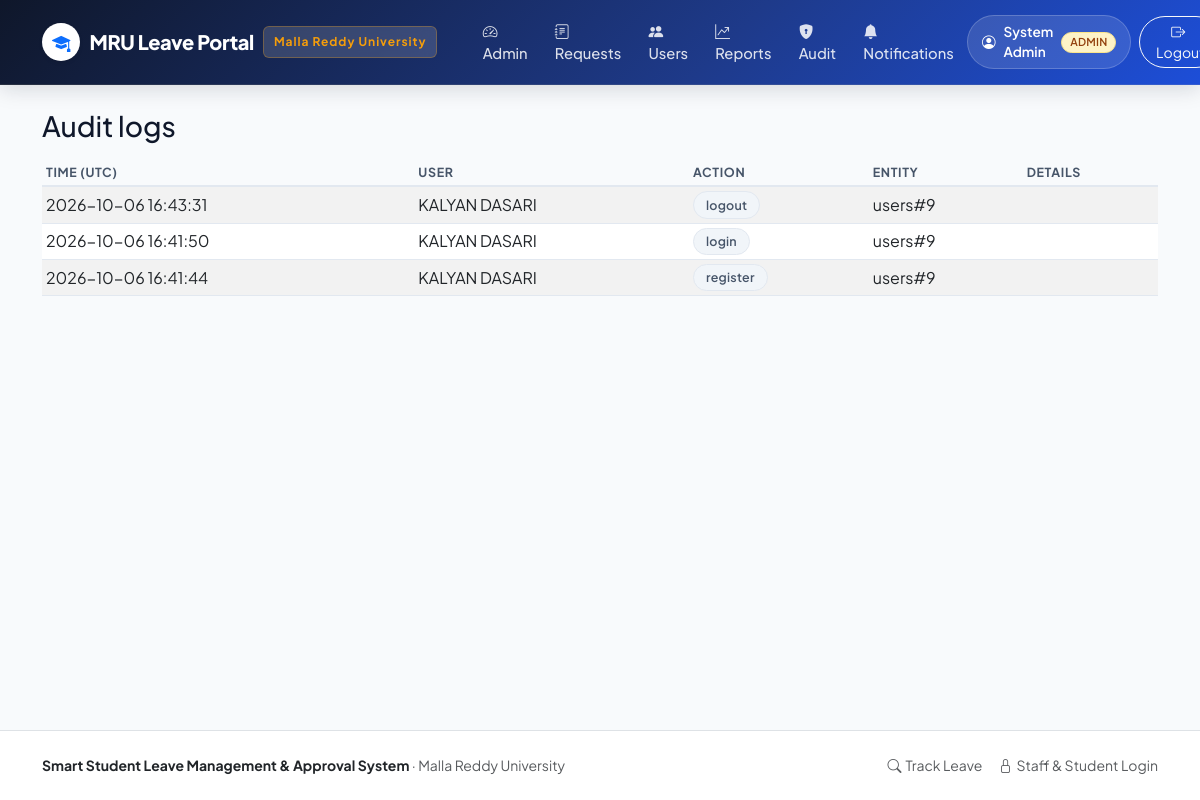
Before: /admin/audit (signed in) with the older database file.
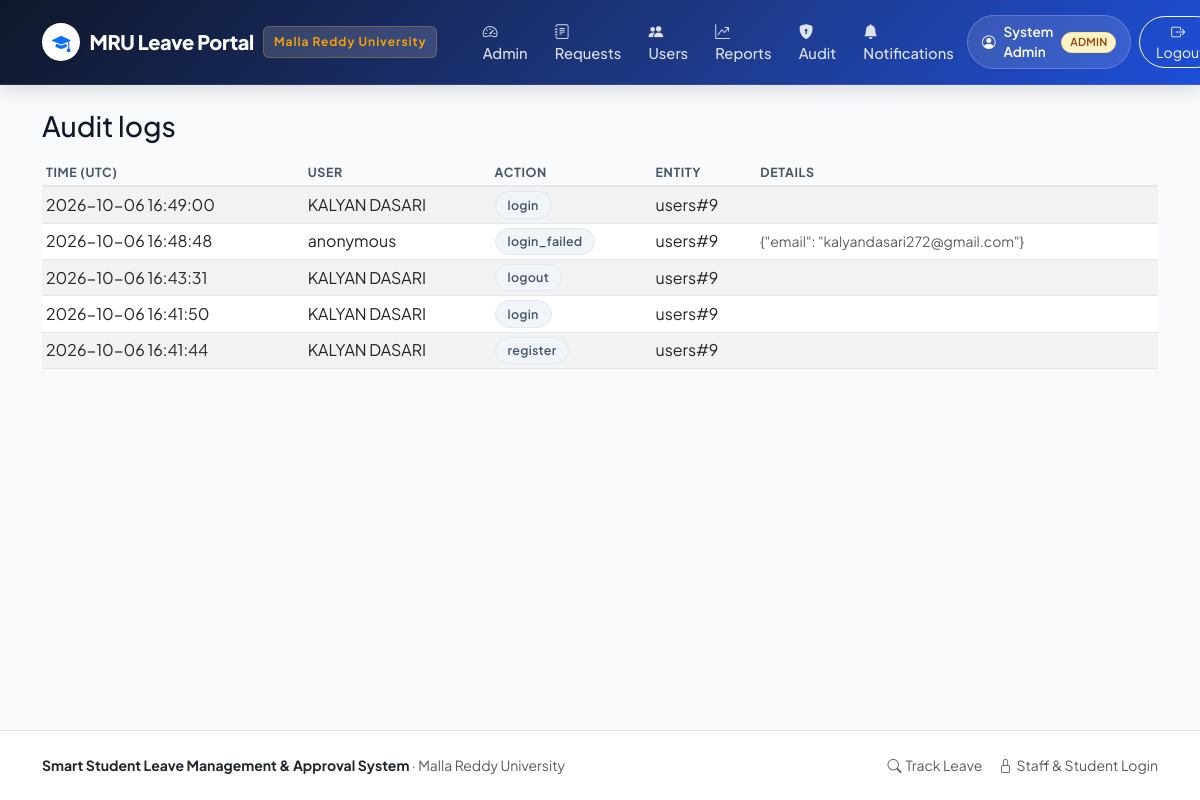
After: the same page with the newer database file.
### tables this page shows
CREATE TABLE users (
    id INTEGER PRIMARY KEY AUTOINCREMENT,
    name TEXT NOT NULL,
    roll_no TEXT,
    email TEXT NOT NULL COLLATE NOCASE UNIQUE,
    password_hash TEXT NOT NULL,
    role TEXT NOT NULL CHECK (role IN ('student', 'faculty', 'hod', 'admin')),
    department_id INTEGER REFERENCES departments(id),
    branch_id INTEGER REFERENCES branches(id),
    active INTEGER NOT NULL DEFAULT 1,
    created_at TEXT NOT NULL
);

CREATE TABLE audit_logs (
    id INTEGER PRIMARY KEY AUTOINCREMENT,
    user_id INTEGER REFERENCES users(id),
    action TEXT NOT NULL,
    entity TEXT,
    entity_id INTEGER,
    details TEXT NOT NULL DEFAULT '',
    created_at TEXT NOT NULL
);

### leave_management/admin_views.py (the view)
@bp.route("/audit")
@roles_required("admin")
def audit_logs():
    page = page_number(request.args.get("page"))
    per_page = 25
    total = query("SELECT COUNT(*) AS n FROM audit_logs", one=True)["n"]
    rows = query(
        """SELECT a.*, u.name AS user_name, u.email AS user_email
           FROM audit_logs a LEFT JOIN users u ON u.id = a.user_id
           ORDER BY a.created_at DESC, a.id DESC LIMIT ? OFFSET ?""",
        (per_page, (page - 1) * per_page),
    )
    return render_template("admin/audit.html", logs=rows, page=page, total=total, per_page=per_page)

### leave_management/db.py (called while the page is built)
def get_db() -> sqlite3.Connection:
    if "db" not in g:
        g.db = sqlite3.connect(current_app.config["DATABASE"])
        g.db.row_factory = sqlite3.Row
        g.db.execute("PRAGMA foreign_keys = ON")
    return g.db

def query(sql: str, args=(), one: bool = False):
    cur = get_db().execute(sql, args)
    rows = cur.fetchall()
    cur.close()
    if one:
        return rows[0] if rows else None
    return rows

### leave_management/notify.py (called while the page is built)
def unread_count(user_id) -> int:
    row = query(
        "SELECT COUNT(*) AS n FROM notifications WHERE recipient_id = ? AND is_read = 0 AND channel = 'in_app'",
        (user_id,),
        one=True,
    )
    return row["n"] if row else 0

### leave_management/security.py (called while the page is built)
def load_user():
    user_id = session.get("user_id")
    g.user = None
    if user_id:
        g.user = query(
            """SELECT u.*, d.name AS department_name, b.name AS branch_name
               FROM users u
               LEFT JOIN departments d ON d.id = u.department_id
               LEFT JOIN branches b ON b.id = u.branch_id
               WHERE u.id = ? AND u.active = 1""",
            (user_id,),
            one=True,
        )
        if g.user is None:
            session.pop("user_id", None)

def roles_required(*roles):
    def decorator(view):
        @wraps(view)
        def wrapper(*args, **kwargs):
            if g.user is None:
                flash("Please sign in to continue.", "warning")
                return redirect(url_for("auth.login", next=request.path))
            if g.user["role"] not in roles:
                abort(403)
            return view(*args, **kwargs)
        return wrapper
    return decorator

### leave_management/validators.py (called while the page is built)
def page_number(raw, default=1) -> int:
    try:
        return max(int(raw or default), 1)
    except (TypeError, ValueError):
        return default

### templates/admin/audit.html (shortened to what this page needs)
{% extends "base.html" %}
{% from "_macros.html" import pager %}
{% block content %}
<h3 class="mb-3">Audit logs</h3>
{% if not logs %}
<div class="alert alert-light border text-center py-5 text-muted">No audit entries recorded yet.</div>
{% else %}
<div class="table-responsive">
  <table class="table table-sm table-striped align-middle">
    <thead class="table-light"><tr><th>Time (UTC)</th><th>User</th><th>Action</th><th>Entity</th><th>Details</th></tr></thead>
    <tbody>
      {% for l in logs %}
      <tr>
        <td class="text-nowrap">{{ l.created_at }}</td>
        <td>{{ l.user_name or 'anonymous' }}</td>
        <td><span class="badge bg-secondary">{{ l.action }}</span></td>
        <td>{{ l.entity or '-' }}{% if l.entity_id %}#{{ l.entity_id }}{% endif %}</td>
        <td class="small text-muted">{{ l.details }}</td>
      </tr>
      {% endfor %}
    </tbody>
  </table>
</div>
{% endif %}
{% endblock %}

### templates/base.html (shortened to what this page needs)
<!DOCTYPE html>
<html lang="en">
<head>
  <link href="https://cdn.jsdelivr.net/npm/bootstrap@5.3.0/dist/css/bootstrap.min.css" rel="stylesheet">
  <link href="https://cdn.jsdelivr.net/npm/bootstrap-icons@1.11.3/font/bootstrap-icons.min.css" rel="stylesheet">
  <link href="{{ url_for('static', filename='styles.css') }}" rel="stylesheet">
</head>
<body>
<nav class="navbar navbar-expand-lg mru-navbar no-print">
  <div class="container">
    <a class="navbar-brand mru-brand-title" href="{{ url_for('main.dashboard') }}">
      <span class="d-inline-flex align-items-center justify-content-center bg-white text-primary rounded-circle shadow-sm" style="width: 38px; height: 38px; font-size: 1.15rem;">
        <i class="bi bi-mortarboard-fill"></i>
      </span>
      <span>MRU Leave Portal</span>
      <span class="mru-brand-badge d-none d-sm-inline-block">Malla Reddy University</span>
    </a>
    <div class="collapse navbar-collapse" id="nav">
      <ul class="navbar-nav me-auto ps-lg-3">
        {% if current_user %}
          {% if current_user.role == 'student' %}
            <li class="nav-item"><a class="nav-link" href="{{ url_for('student.dashboard') }}"><i class="bi bi-grid-fill me-1"></i> Dashboard</a></li>
            <li class="nav-item"><a class="nav-link" href="{{ url_for('student.new_request') }}"><i class="bi bi-file-earmark-plus-fill me-1"></i> Apply for Leave</a></li>
            <li class="nav-item"><a class="nav-link" href="{{ url_for('student.balances') }}"><i class="bi bi-clock-history me-1"></i> Leave Balance</a></li>
          {% elif current_user.role in ('faculty', 'hod') %}
            <li class="nav-item"><a class="nav-link" href="{{ url_for('review.dashboard') }}"><i class="bi bi-clipboard-check-fill me-1"></i> Review Queue</a></li>
          {% elif current_user.role == 'admin' %}
            <li class="nav-item"><a class="nav-link" href="{{ url_for('admin.dashboard') }}"><i class="bi bi-speedometer2 me-1"></i> Admin</a></li>
            <li class="nav-item"><a class="nav-link" href="{{ url_for('review.dashboard') }}"><i class="bi bi-journal-text me-1"></i> Requests</a></li>
            <li class="nav-item"><a class="nav-link" href="{{ url_for('admin.users') }}"><i class="bi bi-people-fill me-1"></i> Users</a></li>
            <li class="nav-item"><a class="nav-link" href="{{ url_for('admin.reports') }}"><i class="bi bi-graph-up-arrow me-1"></i> Reports</a></li>
            <li class="nav-item"><a class="nav-link" href="{{ url_for('admin.audit_logs') }}"><i class="bi bi-shield-lock-fill me-1"></i> Audit</a></li>
          {% endif %}
          <li class="nav-item">
            <a class="nav-link" href="{{ url_for('main.notifications') }}">
              <i class="bi bi-bell-fill me-1"></i> Notifications
            </a>
          </li>
        {% else %}
          <li class="nav-item"><a class="nav-link" href="{{ url_for('main.dashboard') }}"><i class="bi bi-house-door-fill me-1"></i> Home</a></li>
          <li class="nav-item"><a class="nav-link" href="{{ url_for('main.track') }}"><i class="bi bi-search me-1"></i> Track Leave</a></li>
        {% endif %}
      </ul>
      <ul class="navbar-nav align-items-lg-center gap-2">
        {% if current_user %}
          <li class="nav-item">
            <div class="user-pill">
              <i class="bi bi-person-circle"></i>
              <span>{{ current_user.name }}</span>
              <span class="badge bg-warning text-dark text-uppercase py-1 px-2" style="font-size: 0.68rem;">{{ current_user.role }}</span>
            </div>
          </li>
          <li class="nav-item">
            <form method="post" action="{{ url_for('auth.logout') }}" class="d-inline">
              <button class="btn btn-outline-light btn-sm px-3 rounded-pill">
                <i class="bi bi-box-arrow-right me-1"></i> Logout
              </button>
            </form>
          </li>
        {% endif %}
      </ul>
    </div>
  </div>
</nav>
<main class="container py-4">
  {% block content %}{% endblock %}
</main>
<footer class="mt-auto py-4 bg-white border-top text-muted small no-print">
  <div class="container d-flex flex-column flex-md-row justify-content-between align-items-center gap-2">
    <div>
      <strong class="text-dark">Smart Student Leave Management &amp; Approval System</strong> &middot; Malla Reddy University
    </div>
    <div class="d-flex gap-3">
      <a href="{{ url_for('main.track') }}" class="text-decoration-none text-muted"><i class="bi bi-search me-1"></i>Track Leave</a>
      <a href="{{ url_for('auth.login') }}" class="text-decoration-none text-muted"><i class="bi bi-lock me-1"></i>Staff &amp; Student Login</a>
    </div>
  </div>
</footer>
</body>
</html>

### static/styles.css (style rules this page uses)
:root { --primary: #1e40af; --primary-dark: #1e3a8a; --primary-light: #3b82f6; --primary-soft: #eff6ff; --primary-gradient: linear-gradient(135deg, #1e3a8a 0%, #2563eb 50%, #3b82f6 100%); --hero-gradient: linear-gradient(135deg, #0f172a 0%, #1e3a8a 60%, #1d4ed8 100%); --accent-gold: #f59e0b; --accent-gold-soft: #fef3c7; --success: #10b981; --warning: #f59e0b; --danger: #ef4444; --info: #06b6d4; --slate-50: #f8fafc; --slate-100: #f1f5f9; --slate-200: #e2e8f0; --slate-300: #cbd5e1; --slate-600: #475569; --slate-700: #334155; --slate-900: #0f172a; --shadow-sm: 0 1px 3px rgba(0, 0, 0, 0.06), 0 1px 2px rgba(0, 0, 0, 0.04); --shadow-md: 0 4px 6px -1px rgba(0, 0, 0, 0.07), 0 2px 4px -2px rgba(0, 0, 0, 0.05); --shadow-lg: 0 10px 25px -3px rgba(15, 23, 42, 0.08), 0 4px 10px -4px rgba(15, 23, 42, 0.04); --shadow-xl: 0 20px 30px -5px rgba(15, 23, 42, 0.12), 0 8px 12px -6px rgba(15, 23, 42, 0.06); --radius-sm: 0.375rem; --radius-md: 0.75rem; --radius-lg: 1rem; --radius-xl: 1.5rem; }
body { font-family: 'Plus Jakarta Sans', 'Inter', -apple-system, BlinkMacSystemFont, "Segoe UI", Roboto, sans-serif; background-color: var(--slate-50); color: var(--slate-900); min-height: 100vh; display: flex; flex-direction: column; -webkit-font-smoothing: antialiased; }
main { flex: 1 0 auto; }
.mru-navbar { background: var(--hero-gradient) !important; box-shadow: 0 4px 20px rgba(15, 23, 42, 0.15); border-bottom: 1px solid rgba(255, 255, 255, 0.1); padding: 0.75rem 0; }
.mru-brand-title { font-weight: 800; letter-spacing: -0.02em; font-size: 1.25rem; color: #ffffff !important; display: flex; align-items: center; gap: 0.6rem; }
.mru-brand-badge { background: rgba(255, 255, 255, 0.15); backdrop-filter: blur(8px); padding: 0.35rem 0.6rem; border-radius: var(--radius-sm); font-size: 0.75rem; font-weight: 700; letter-spacing: 0.08em; color: var(--accent-gold); border: 1px solid rgba(245, 158, 11, 0.3); }
.nav-link { font-weight: 500; font-size: 0.92rem; color: rgba(255, 255, 255, 0.85) !important; padding: 0.5rem 0.85rem !important; border-radius: 0.5rem; transition: all 0.2s ease; }
.user-pill { background: rgba(255, 255, 255, 0.12); border: 1px solid rgba(255, 255, 255, 0.2); padding: 0.35rem 0.85rem; border-radius: 9999px; color: #ffffff; font-size: 0.85rem; font-weight: 600; display: flex; align-items: center; gap: 0.5rem; }
.badge { font-weight: 600; letter-spacing: 0.02em; padding: 0.4rem 0.75rem; border-radius: 9999px; font-size: 0.78rem; }
.badge.bg-warning, .badge-pending { background-color: #fef3c7 !important; color: #92400e !important; border: 1px solid #fde68a; }
.badge.bg-secondary, .badge-cancelled, .badge-draft { background-color: #f1f5f9 !important; color: #475569 !important; border: 1px solid #e2e8f0; }
.table { border-color: var(--slate-200); }
.table thead th { background-color: var(--slate-50); color: var(--slate-600); font-size: 0.78rem; font-weight: 700; text-transform: uppercase; letter-spacing: 0.05em; border-bottom: 2px solid var(--slate-200); }

Changed rows visible on the page:
added audit_logs: created_at "2026-10-06 16:49:00", name "KALYAN DASARI", action "login", entity "users", entity_id "9"
added audit_logs: created_at "2026-10-06 16:48:48", user_name "anonymous", action "login_failed", entity "users", entity_id "9", details "{\"email\": \"kalyandasari272@gmail.com\"}"
